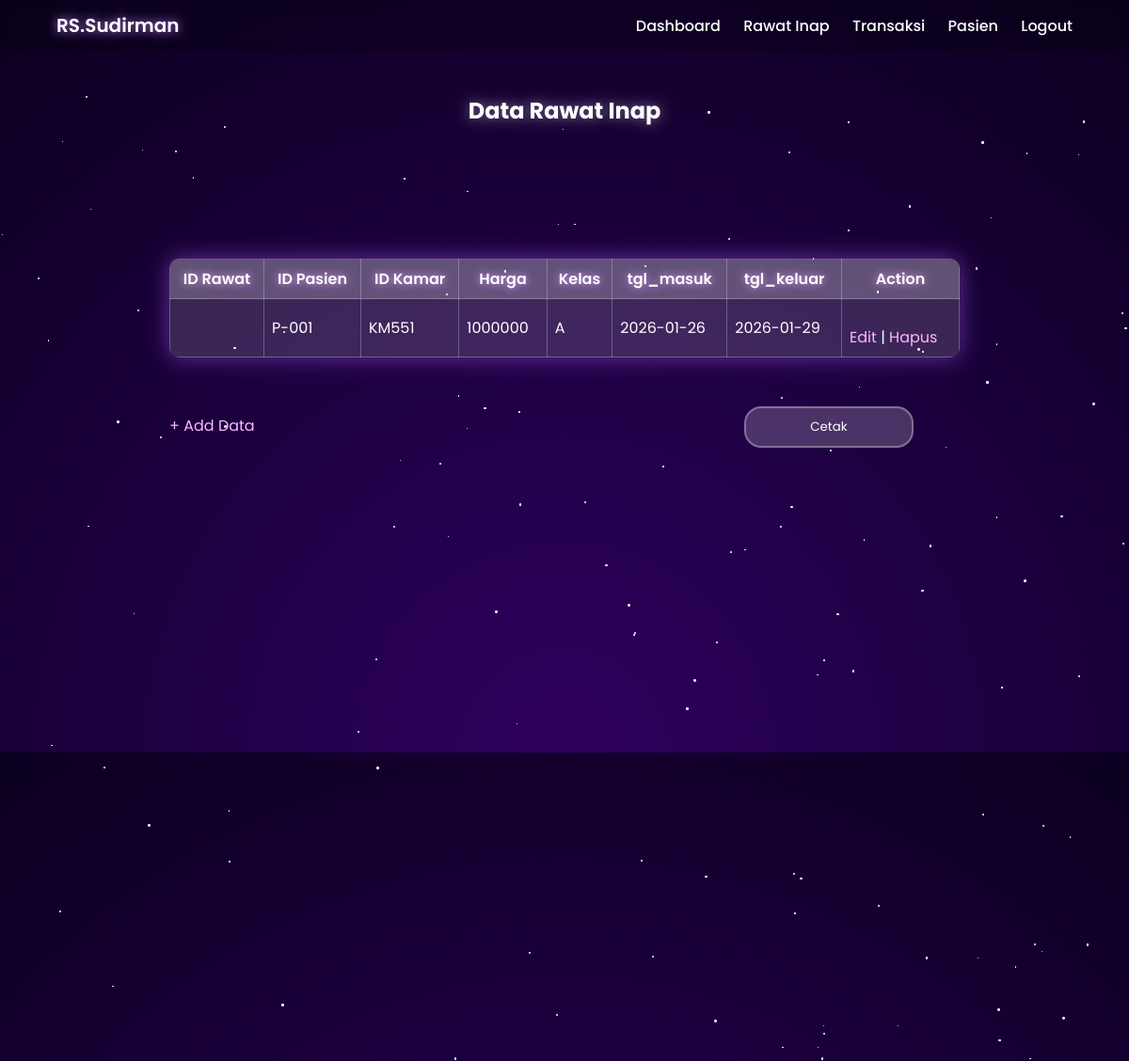
Page /rawatinap/index.php on the committed database.
### tables this page shows
CREATE TABLE `rawat_inap_zivana` (
  `id_rawat` varchar(5) NOT NULL,
  `id_pasien` varchar(5) NOT NULL,
  `id_kamar` varchar(5) NOT NULL,
  `tgl_masuk` date NOT NULL,
  `tgl_keluar` date DEFAULT NULL
);

CREATE TABLE `pasien_zivana` (
  `id_pasien` varchar(5) NOT NULL,
  `nama` varchar(30) NOT NULL,
  `alamat` varchar(50) NOT NULL,
  `kontak` varchar(12) NOT NULL
);

CREATE TABLE `kamar_zivana` (
  `id_kamar` varchar(5) NOT NULL,
  `no_kamar` varchar(11) NOT NULL,
  `kelas` varchar(5) NOT NULL,
  `status_kamar` varchar(11) NOT NULL,
  `harga` int(11) NOT NULL
);

### rawatinap/index.php (the view, shortened to what this page needs)
<?php
include "../connect.php";
$data = mysqli_query($conn,
    "SELECT rawat_inap_zivana.*, pasien_zivana.id_pasien, kamar_zivana.id_kamar, kamar_zivana.harga, kamar_zivana.kelas
     FROM rawat_inap_zivana
     JOIN pasien_zivana ON rawat_inap_zivana.id_pasien = pasien_zivana.id_pasien
     JOIN kamar_zivana ON rawat_inap_zivana.id_kamar = kamar_zivana.id_kamar"
);
?>
<!DOCTYPE html>
<html>
<head>
    <link rel="stylesheet" href="../asset/zivana.css">
</head>
<body>
<div class="navbar">
    <h1>RS.Sudirman</h1>
    <div class="nav-links">
        <a href="../dashboard.php">Dashboard</a>
        <a href="../rawatinap/index.php">Rawat Inap</a>
        <a href="../transaksi/index.php">Transaksi</a>
        <a href="../pasien/index.php">Pasien</a>
        <a href="../logout.php">Logout</a>
    </div>
</div>
<h2 style="margin-top:100px; text-align:center;">Data Rawat Inap</h2>
<table>
    <tr>
        <th>ID Rawat</th>
        <th>ID Pasien</th>
        <th>ID Kamar</th>
        <th>Harga</th>
        <th>Kelas</th>
        <th>tgl_masuk</th>
        <th>tgl_keluar</th>
        <th>Action</th>
    </tr>
    <?php while($d = mysqli_fetch_array($data)) { ?>
    <tr>
        <td><?= $d['kode_ri'] ?></td>
        <td><?= $d['id_pasien'] ?></td>
        <td><?= $d['id_kamar'] ?></td>
        <td><?= $d['harga'] ?></td>
        <td><?= $d['kelas'] ?></td>
        <td><?= $d['tgl_masuk'] ?></td>
        <td><?= $d['tgl_keluar'] ?></td>
        <td>
            <a class="back" href="editRawatInap.php?id=<?= $d['id_rawat'] ?>">Edit</a> |
            <a class="back" href="hapusRawatInap.php?id=<?= $d['id_rawat'] ?>">Hapus</a>
        </td>
    </tr>
    <?php } ?>
</table>
<a href="inputRawatInap.php" class="back" style="margin-left:15%;">+ Add Data</a>
 <a href="cetakRawatInap.php" target="_blank">
    <input type="button" value="Cetak" class="cetak-btn">
</a>
</body>
</html>

### asset/zivana.css (style rules this page uses)
* { margin:0; padding:0; box-sizing:border-box; font-family:'Poppins',sans-serif; }
body { min-height:100vh; background:radial-gradient(circle at bottom,#2e005f,#0b001f); overflow-x:hidden; color:#fff; position:relative; }
body::before { content:""; position:absolute; inset:0; background:url('https://cdn.pixabay.com/photo/2020/02/23/17/59/landscape-4876811_1280.png') no-repeat center/cover; opacity:0.65; z-index:-1; }
.navbar { width:100%; padding:12px 60px; display:flex; justify-content:space-between; align-items:center; background:rgba(0,0,0,0.2); backdrop-filter:blur(6px); position:fixed; top:0; left:0; z-index:10; }
.navbar h1 { font-size:20px; font-weight:600; color:#fff; text-shadow:0 0 12px #c18aff; }
.nav-links a { margin-left:20px; text-decoration:none; color:#fff; font-weight:500; transition:0.3s; }
h2 { text-align:center; margin-bottom:20px; text-shadow:0 0 15px rgba(255,255,255,0.5); }
input, button, select, textarea { width:100%; padding:10px; border:none; border-radius:18px; margin:6px 0; outline:none; }
input, select, textarea { background:rgba(255,255,255,0.2); color:#fff; border:2px solid rgba(255,255,255,0.3); }
input::placeholder { color:#ddd; }
table { width:70%; margin:140px auto 40px; border-collapse:collapse; background:rgba(255,255,255,0.15); border-radius:10px; overflow:hidden; backdrop-filter:blur(10px); box-shadow:0 0 25px rgba(180,100,255,0.5); }
td, th { padding:8px; border:1px solid rgba(255,255,255,0.25); }
th { background:rgba(255,255,255,0.2); font-weight:600; text-shadow:0 0 10px #e2aaff; }
a.back { display:inline-block; margin-top:20px; color:#ffb7ff; text-decoration:none; transition:0.3s; }

### rawatinap/index.php (style rules this page uses)
.cetak-btn { width: 15%; margin-left: 43%; }

### rows in the picture
rawat_inap_zivana: id_pasien.id_pasien "P-001", id_kamar.id_kamar "KM551", id_kamar.harga "1000000", id_kamar.kelas "A", tgl_masuk "2026-01-26", tgl_keluar "2026-01-29"
